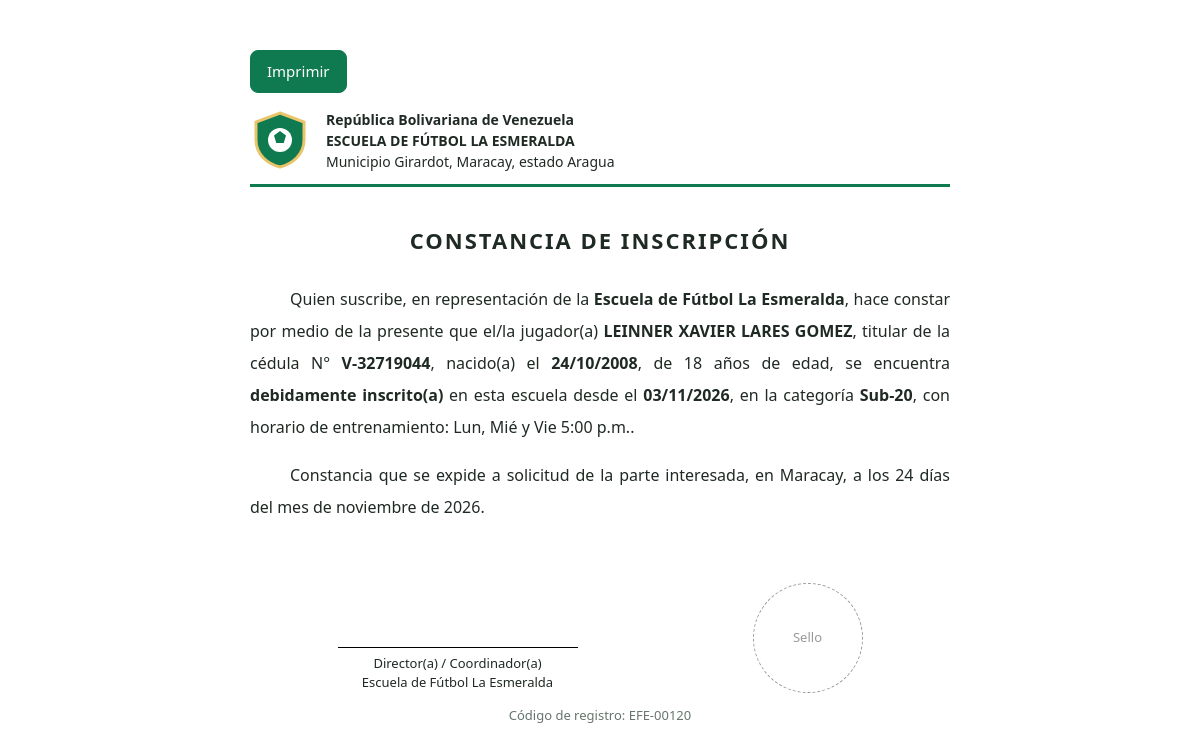
Page /constancia.php?id=120 (signed in) on the committed database.
### tables this page shows
CREATE TABLE jugadores (
  id                    INT UNSIGNED AUTO_INCREMENT PRIMARY KEY,
  cedula                VARCHAR(20)  NULL UNIQUE COMMENT 'Cédula o cédula escolar',
  nombres               VARCHAR(80)  NOT NULL,
  apellidos             VARCHAR(80)  NOT NULL,
  fecha_nacimiento      DATE         NOT NULL,
  sexo                  ENUM('M','F') NOT NULL,
  lugar_nacimiento      VARCHAR(100) NULL,
  direccion             VARCHAR(255) NULL,
  telefono              VARCHAR(20)  NULL,
  institucion_educativa VARCHAR(120) NULL,
  grado                 VARCHAR(30)  NULL,
  posicion              ENUM('Portero','Defensa','Mediocampista','Delantero','Por definir') NOT NULL DEFAULT 'Por definir',
  pie_dominante         ENUM('Derecho','Izquierdo','Ambos') NOT NULL DEFAULT 'Derecho',
  numero_camiseta       TINYINT UNSIGNED NULL,
  talla_camisa          VARCHAR(5)   NULL,
  tipo_sangre           ENUM('A+','A-','B+','B-','AB+','AB-','O+','O-','No sabe') NOT NULL DEFAULT 'No sabe',
  alergias              VARCHAR(255) NULL,
  condicion_medica      VARCHAR(255) NULL,
  peso                  DECIMAL(5,2) NULL COMMENT 'kg',
  estatura              DECIMAL(4,2) NULL COMMENT 'metros',
  foto                  VARCHAR(120) NULL,
  categoria_id          INT UNSIGNED NULL,
  representante_id      INT UNSIGNED NULL,
  fecha_inscripcion     DATE NOT NULL,
  estado                ENUM('activo','inactivo','retirado','lesionado') NOT NULL DEFAULT 'activo',
  observaciones         TEXT NULL,
  creado_por            INT UNSIGNED NULL,
  creado_en             DATETIME NOT NULL DEFAULT CURRENT_TIMESTAMP,
  actualizado_en        DATETIME NULL ON UPDATE CURRENT_TIMESTAMP,
  CONSTRAINT fk_jug_categoria     FOREIGN KEY (categoria_id)     REFERENCES categorias(id)     ON UPDATE CASCADE ON DELETE SET NULL,
  CONSTRAINT fk_jug_representante FOREIGN KEY (representante_id) REFERENCES representantes(id) ON UPDATE CASCADE ON DELETE SET NULL,
  CONSTRAINT fk_jug_usuario       FOREIGN KEY (creado_por)       REFERENCES usuarios(id)       ON UPDATE CASCADE ON DELETE SET NULL,
  INDEX idx_jug_nombre (apellidos, nombres),
  INDEX idx_jug_estado (estado)
);

CREATE TABLE categorias (
  id          INT UNSIGNED AUTO_INCREMENT PRIMARY KEY,
  nombre      VARCHAR(30)  NOT NULL UNIQUE,
  edad_min    TINYINT UNSIGNED NOT NULL,
  edad_max    TINYINT UNSIGNED NOT NULL,
  horario     VARCHAR(120) NULL,
  entrenador  VARCHAR(100) NULL,
  descripcion VARCHAR(255) NULL
);

### includes/init.php (called while the page is built, shortened)
<?php
function db(): PDO
{
    static $pdo = null;
    if ($pdo === null) {
        $dsn = DB_SOCKET !== ''
            ? 'mysql:unix_socket=' . DB_SOCKET . ';dbname=' . DB_NAME . ';charset=utf8mb4'
            : 'mysql:host=' . DB_HOST . ';port=' . DB_PORT . ';dbname=' . DB_NAME . ';charset=utf8mb4';
        try {
            $pdo = new PDO($dsn, DB_USER, DB_PASS, [
                PDO::ATTR_ERRMODE            => PDO::ERRMODE_EXCEPTION,
                PDO::ATTR_DEFAULT_FETCH_MODE => PDO::FETCH_ASSOC,
                PDO::ATTR_EMULATE_PREPARES   => false,
            ]);
        } catch (PDOException $ex) {
            http_response_code(500);
            exit('<h2>No se pudo conectar a la base de datos.</h2><p>Verifique que MySQL esté encendido y '
                . 'los datos de config/config.php (o config/config.local.php).</p>');
        }
    }
    return $pdo;
}
function q(string $sql, array $params = []): PDOStatement
{
    $st = db()->prepare($sql);
    $st->execute($params);
    return $st;
}
function e($texto): string
{
    return htmlspecialchars((string) $texto, ENT_QUOTES, 'UTF-8');
}
function fecha_ve(?string $fecha): string
{
    $t = strtotime($fecha);
    return $t ? date('d/m/Y', $t) : '—';
}
function edad(string $fecha_nac): int
{
    return (new DateTime($fecha_nac))->diff(new DateTime('today'))->y;
}

### constancia.php (the view, shortened to what this page needs)
<?php
require_once __DIR__ . '/includes/init.php';
$id = (int) ($_GET['id'] ?? 0);
$j = q('SELECT j.*, c.nombre categoria, c.horario, r.nombres rn, r.apellidos ra, r.cedula rc, r.parentesco
        FROM jugadores j
        LEFT JOIN categorias c ON c.id = j.categoria_id
        LEFT JOIN representantes r ON r.id = j.representante_id
        WHERE j.id = ?', [$id])->fetch();
$meses = [1 => 'enero', 'febrero', 'marzo', 'abril', 'mayo', 'junio', 'julio', 'agosto', 'septiembre', 'octubre', 'noviembre', 'diciembre'];
$hoy = (int) date('j') . ' días del mes de ' . $meses[(int) date('n')] . ' de ' . date('Y');
?><!DOCTYPE html>
<html lang="es">
<head>
<link rel="stylesheet" href="assets/css/estilos.css">
</head>
<body class="hoja">
  <div class="no-imprimir botones"><button class="btn btn-primario" onclick="window.print()">Imprimir</button></div>
  <div class="membrete">
    <svg viewBox="0 0 40 40" width="60" height="60" aria-hidden="true">
      <path d="M20 2 L36 8 V20 C36 30 28 36 20 38 C12 36 4 30 4 20 V8 Z" fill="#0f7a4f" stroke="#e9c46a" stroke-width="2"/>
      <circle cx="20" cy="20" r="8" fill="#fff"/><path d="M20 14 l4 3 -1.5 5 h-5 L16 17 z" fill="#0f7a4f"/>
    </svg>
    <div>
      <strong>República Bolivariana de Venezuela</strong><br>
      <strong><?= e(mb_strtoupper(APP_NOMBRE)) ?></strong><br>
      <?= e(APP_UBICACION) ?>
    </div>
  </div>
  <h1 class="titulo-constancia">CONSTANCIA DE INSCRIPCIÓN</h1>
  <p class="texto-constancia">
    Quien suscribe, en representación de la <strong><?= e(APP_NOMBRE) ?></strong>, hace constar por medio de la presente
    que el/la jugador(a) <strong><?= e(mb_strtoupper($j['nombres'] . ' ' . $j['apellidos'])) ?></strong>,
    <?= $j['cedula'] ? 'titular de la cédula N° <strong>' . e($j['cedula']) . '</strong>, ' : '' ?>
    nacido(a) el <strong><?= fecha_ve($j['fecha_nacimiento']) ?></strong>, de <?= edad($j['fecha_nacimiento']) ?> años de edad,
    se encuentra <strong><?= $j['estado'] === 'activo' ? 'debidamente inscrito(a)' : 'registrado(a) con estado «' . e($j['estado']) . '»' ?></strong>
    en esta escuela desde el <strong><?= fecha_ve($j['fecha_inscripcion']) ?></strong>, en la categoría
    <strong><?= e($j['categoria'] ?? 'por asignar') ?></strong><?= $j['horario'] ? ', con horario de entrenamiento: ' . e($j['horario']) : '' ?>.
  </p>
  <p class="texto-constancia">
    Constancia que se expide a solicitud de la parte interesada, en Maracay, a los <?= $hoy ?>.
  </p>
  <div class="firmas">
    <div><span></span>Director(a) / Coordinador(a)<br><?= e(APP_NOMBRE) ?></div>
    <div class="sello">Sello</div>
  </div>
  <p class="nota centro">Código de registro: EFE-<?= str_pad((string) $j['id'], 5, '0', STR_PAD_LEFT) ?></p>
</body>
</html>

### assets/css/estilos.css (style rules this page uses)
:root { --verde: #0f7a4f; --verde-osc: #0a5537; --verde-claro: #e7f4ee; --oro: #e9c46a; --texto: #1f2a24; --gris: #66756d; --borde: #d9e2dd; --fondo: #f4f7f5; --blanco: #fff; --rojo: #c0392b; --ambar: #b7791f; --radio: 10px; }
* { box-sizing: border-box; }
body { margin: 0; font: 15px/1.5 system-ui, -apple-system, "Segoe UI", Roboto, Arial, sans-serif; color: var(--texto); background: var(--fondo); }
h1, h2, h3 { line-height: 1.2; }
.btn { display: inline-block; padding: 9px 16px; border-radius: 8px; border: 1px solid var(--borde); background: var(--blanco); color: var(--texto); font: inherit; cursor: pointer; text-decoration: none; white-space: nowrap; }
.btn-primario { background: var(--verde); border-color: var(--verde); color: #fff; }
.nota { color: var(--gris); font-size: 13px; }
.centro { text-align: center; }
.botones { display: flex; gap: 8px; flex-wrap: wrap; margin: 10px 0 16px; }
.firmas { display: flex; justify-content: space-around; align-items: flex-end; margin-top: 60px; text-align: center; font-size: 13px; }
.firmas span { display: block; width: 240px; border-top: 1px solid #000; margin: 0 auto 6px; }
.sello { width: 110px; height: 110px; border: 1px dashed #999; border-radius: 50%; display: flex; align-items: center; justify-content: center; color: #999; }
.hoja { background: #fff; max-width: 800px; margin: 0 auto; padding: 40px 50px; }
.membrete { display: flex; gap: 16px; align-items: center; border-bottom: 3px solid var(--verde); padding-bottom: 12px; font-size: 14px; }
.titulo-constancia { text-align: center; letter-spacing: 2px; margin: 40px 0 30px; font-size: 22px; }
.texto-constancia { text-align: justify; line-height: 2; font-size: 16px; text-indent: 40px; }

### rows in the picture
jugadores: mb_strtoupper($j['nombres'] . ' ' . $j['apellidos']) "LEINNER XAVIER LARES GOMEZ", cedula "V-32719044", fecha_nacimiento "24/10/2008", fecha_nacimiento "18", fecha_inscripcion "03/11/2026", categoria.nombre "Sub-20", categoria.horario "Lun, Mié y Vie 5:00 p.m.", id "00120"

### other values in the picture
mb_strtoupper(APP_NOMBRE) "ESCUELA DE FÚTBOL LA ESMERALDA"
APP_UBICACION "Municipio Girardot, Maracay, estado Aragua"
APP_NOMBRE "Escuela de Fútbol La Esmeralda"
